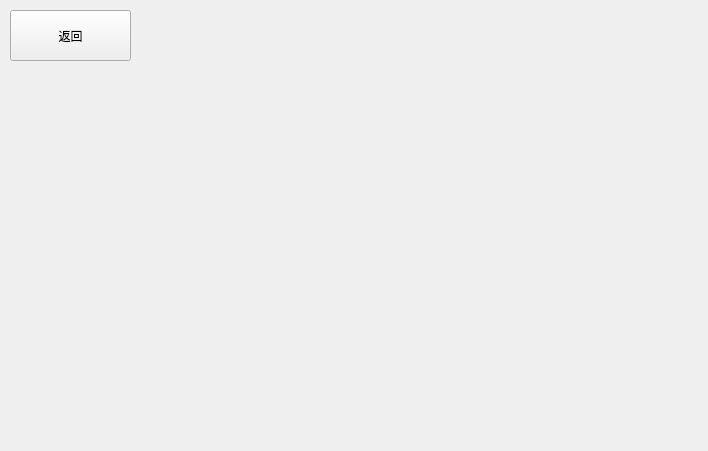
<?xml version="1.0" encoding="UTF-8"?>
<ui version="4.0">
 <class>CSJTableView</class>
 <widget class="QWidget" name="CSJTableView">
  <property name="geometry">
   <rect>
    <x>0</x>
    <y>0</y>
    <width>708</width>
    <height>451</height>
   </rect>
  </property>
  <property name="windowTitle">
   <string>Form</string>
  </property>
  <widget class="QPushButton" name="pushButton">
   <property name="geometry">
    <rect>
     <x>10</x>
     <y>10</y>
     <width>121</width>
     <height>51</height>
    </rect>
   </property>
   <property name="text">
    <string>返回</string>
   </property>
  </widget>
 </widget>
 <resources/>
 <connections/>
</ui>
